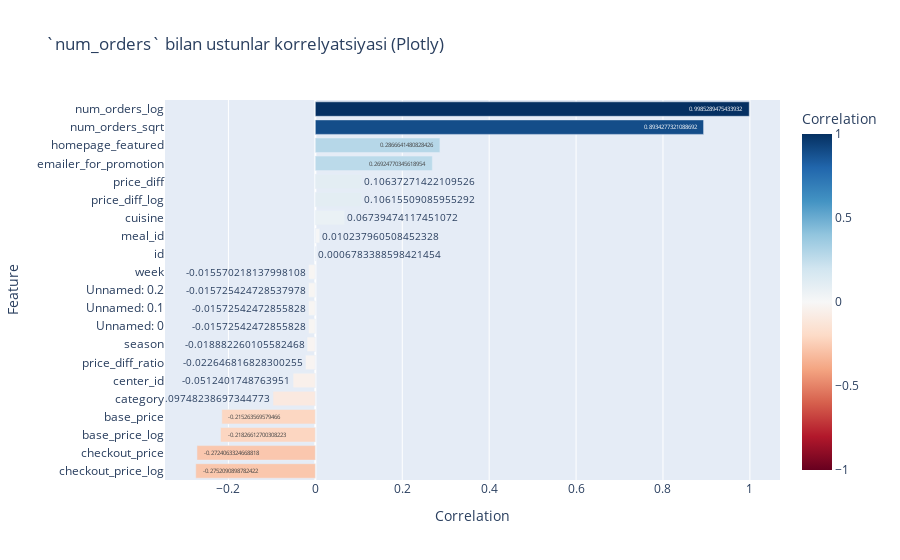

The notebook cell saved with this chart:
### Code cell
import plotly.express as px

# Korrelyatsiya matritsasini hisoblash (faqat raqamli ustunlar)
corr_matrix = df.corr(numeric_only=True)

# Faqat 'num_orders' bilan bog‘liq ustunlarni ajratish (o‘zini o‘zidan tashqari)
target_corr = corr_matrix["num_orders"].drop("num_orders").sort_values(ascending=False).reset_index()
target_corr.columns = ["Feature", "Correlation"]

# Bar chart orqali plotly bilan ko‘rsatish
fig = px.bar(target_corr, x="Correlation", y="Feature",
             orientation='h',
             title="`num_orders` bilan ustunlar korrelyatsiyasi (Plotly)",
             text="Correlation",
             color="Correlation",
             color_continuous_scale="RdBu",
             range_color=[-1, 1])

fig.update_layout(yaxis=dict(autorange="reversed"))  # Yuqoridan pastga tartibda ko‘rsatish
fig.show()

### Figure 1 — Plotly figure (JSON) as saved in the notebook; plotly's stock layout.template omitted (floating-point values rounded to 4 significant figures)
{"data": [{"hovertemplate": "Correlation=%{marker.color}<br>Feature=%{y}<extra></extra>", "legendgroup": "", "marker": {"color": [0.9985, 0.8934, 0.2867, 0.2692, 0.1064, 0.1062, 0.06739, 0.01024, 0.0006783, -0.01557, -0.01573, -0.01573, -0.01573, -0.01888, -0.02265, -0.05124, -0.09748, -0.2153, -0.2183, -0.2724, -0.2752], "coloraxis": "coloraxis", "pattern": {"shape": ""}}, "name": "", "orientation": "h", "showlegend": false, "text": [0.9985, 0.8934, 0.2867, 0.2692, 0.1064, 0.1062, 0.06739, 0.01024, 0.0006783, -0.01557, -0.01573, -0.01573, -0.01573, -0.01888, -0.02265, -0.05124, -0.09748, -0.2153, -0.2183, -0.2724, -0.2752], "textposition": "auto", "type": "bar", "x": [0.9985, 0.8934, 0.2867, 0.2692, 0.1064, 0.1062, 0.06739, 0.01024, 0.0006783, -0.01557, -0.01573, -0.01573, -0.01573, -0.01888, -0.02265, -0.05124, -0.09748, -0.2153, -0.2183, -0.2724, -0.2752], "xaxis": "x", "y": ["num_orders_log", "num_orders_sqrt", "homepage_featured", "emailer_for_promotion", "price_diff", "price_diff_log", "cuisine", "meal_id", "id", "week", "Unnamed: 0.2", "Unnamed: 0.1", "Unnamed: 0", "season", "price_diff_ratio", "center_id", "category", "base_price", "base_price_log", "checkout_price", "checkout_price_log"], "yaxis": "y"}], "layout": {"barmode": "relative", "coloraxis": {"cmax": 1, "cmin": -1, "colorbar": {"title": {"text": "Correlation"}}, "colorscale": [[0, "rgb(103,0,31)"], [0.1, "rgb(178,24,43)"], [0.2, "rgb(214,96,77)"], [0.3, "rgb(244,165,130)"], [0.4, "rgb(253,219,199)"], [0.5, "rgb(247,247,247)"], [0.6, "rgb(209,229,240)"], [0.7, "rgb(146,197,222)"], [0.8, "rgb(67,147,195)"], [0.9, "rgb(33,102,172)"], [1, "rgb(5,48,97)"]]}, "legend": {"tracegroupgap": 0}, "title": {"text": "`num_orders` bilan ustunlar korrelyatsiyasi (Plotly)"}, "xaxis": {"anchor": "y", "domain": [0, 1], "title": {"text": "Correlation"}}, "yaxis": {"anchor": "x", "autorange": "reversed", "domain": [0, 1], "title": {"text": "Feature"}}}}
